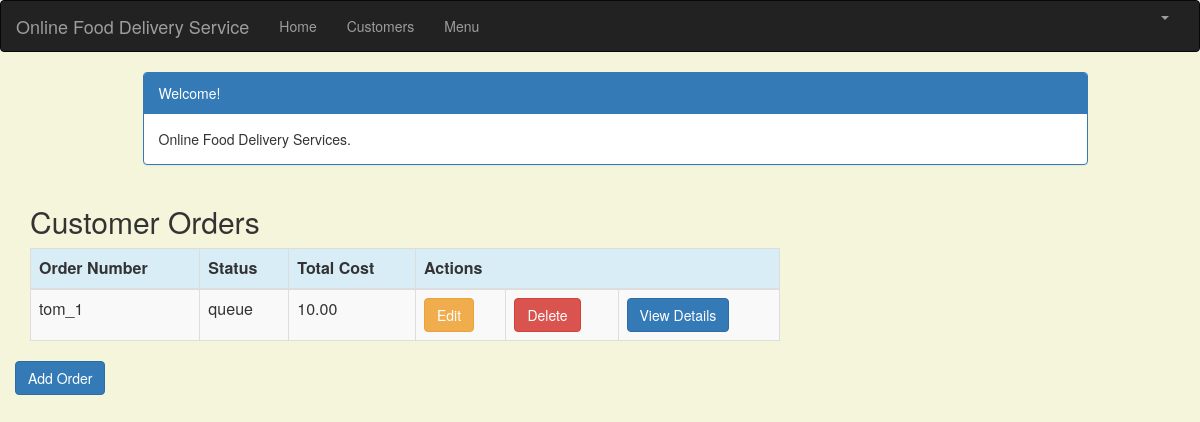
Page /customer/4/order_list/ (signed in) on the committed database.
### users/models.py (models this page shows, shortened)
class Order(models.Model):
    order_identity = models.CharField(max_length=100, blank=False)
    order_customer_name = models.ForeignKey(Customer, on_delete=models.CASCADE, related_name='orders')
    order_status = models.CharField(max_length=100, blank=False)
    order_total_cost = models.DecimalField(max_digits=10, decimal_places=2)
    created_date = models.DateTimeField(
        default=timezone.now)
    updated_date = models.DateTimeField(auto_now_add=True)

### users/views.py (the view)
# urls.py: path('customer/<int:pk>/order_list/', views.order_list, name='order_list'),
@login_required
def order_list(request, pk):
    customer = get_object_or_404(Customer, pk=pk)
    customers = Customer.objects.filter(created_date__lte=timezone.now())
    orders = Order.objects.filter(order_customer_name=pk)
    return render(request, 'users/order_list.html', {'customers':customers, 'orders': orders})

### users/templates/users/order_list.html (shortened to what this page needs)
{% extends 'users/base.html' %}
{% block content %}
    <html>
    <head>
        <link rel="stylesheet" href="https://maxcdn.bootstrapcdn.com/bootstrap/3.3.4/css/bootstrap.min.css">
    </head>
    <body>
    <div class="container">
        <div class="row">
            <div class="col-md-10 col-md-offset-1">
                <div class="panel panel-primary">
                    <div class="panel-heading">Welcome!</div>
                    <div class="panel-body">
                        Online Food Delivery Services.
                    </div>
                </div>
            </div>
        </div>
    </div>
    <div class="row">
        <h2 style="padding-left: 15Px">Customer Orders</h2>
    </div>
    <div>
        <table class="table table-striped table-bordered table-hover">
            <thead>
            <tr class="bg-info">
                <th>Order Number</th>
                <th>Status</th>
                <th>Total Cost</th>
                <th colspan="3">Actions</th>
            </tr>
            </thead>
            <tbody>
            {% for order in orders %}
                <tr>
                    <td>{{ order.order_identity }}</td>
                    <td>{{ order.order_status }}</td>
                    <td>{{ order.order_total_cost }}</td>
                    <td><a href="{% url 'users:order_edit' pk=order.pk %}"
                           class="btn btn-warning">Edit</a></td>
                    <td><a href="{% url 'users:order_delete' pk=order.pk %}"
                           class="btn btn-danger">Delete</a>
                    </td>
                    <td><a href="{% url 'users:order_detail_list' pk=order.pk %}"
                           class="btn btn-primary">View Details</a>
                    </td>
                </tr>
            {% endfor %}
            </tbody>
        </table>
        <div class="row">
         <a href="{% url 'users:order_add' %}" class="row"><span
                    class="btn btn-primary">Add Order</span></a>
         </div>
    </div>
    </body>
    </html>
{% endblock %}

### users/templates/users/order_list.html (style rules this page uses)
body { background-color: beige; }

### rows in the picture
Order: order_identity "tom_1", order_status "queue", order_total_cost "10.00"
